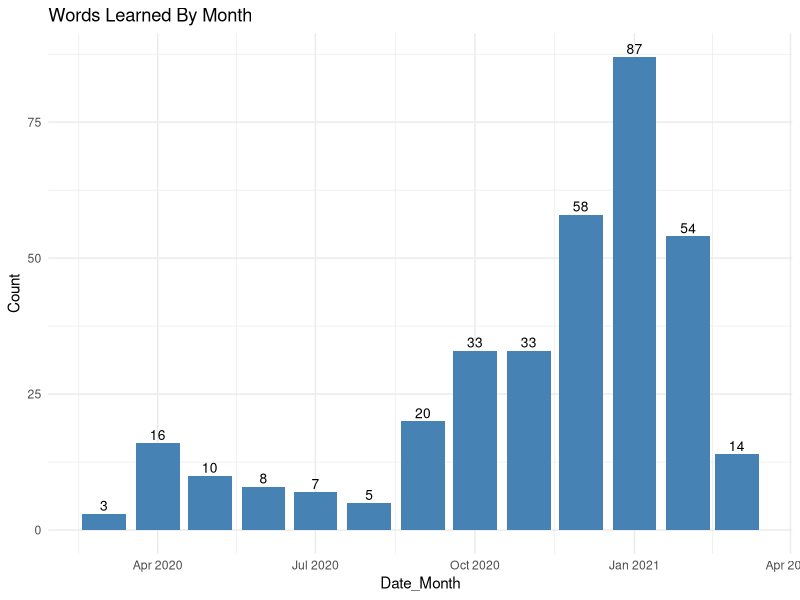
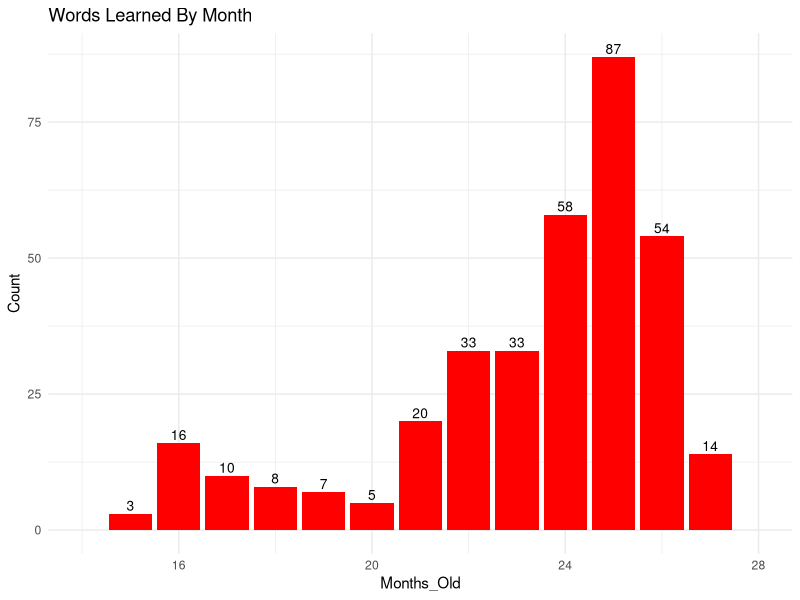
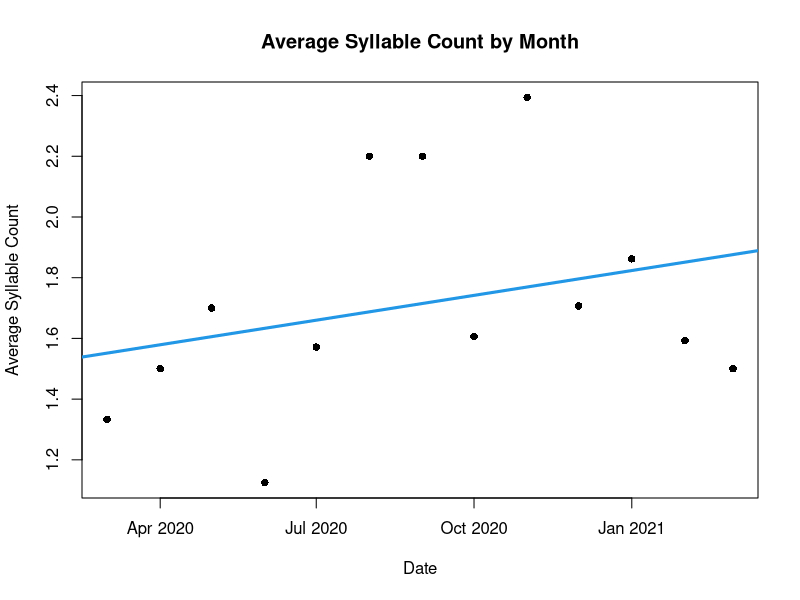
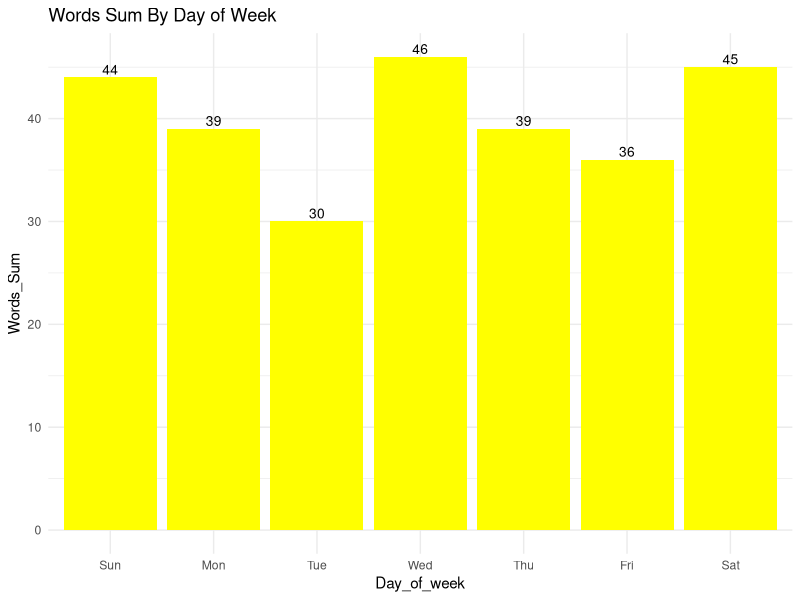
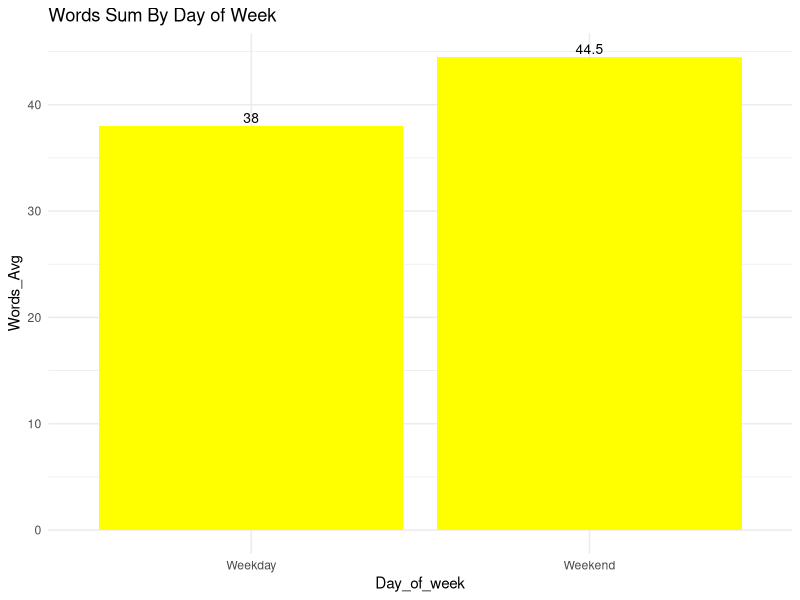

Reproduce these figures in R, in order.
## ---- chunk 1
library(readxl)
Raw_Data <- read_excel("Raw Data.xlsx", col_types = c("text","text"))
## ---- chunk 2
head(Raw_Data,4)
tail(Raw_Data,4)
## ---- chunk 3
library(dplyr)
library(stringr)
## ---- chunk 4
df<-Raw_Data%>%
  mutate(Word=str_replace_all(Word,'[0-9]|/|-',""))
head(df,4)
tail(df,4)
## ---- chunk 5
df<-df%>%
  mutate(Date=as.Date(Date,"%m/%d/%Y"))
head(df,5)
tail(df,5)
## ---- chunk 6
library(zoo)
## ---- chunk 7
df<-df%>%mutate(Date=as.Date(na.approx(df$Date, na.rm = FALSE)))
head(df,5)
## ---- chunk 8
library(ggplot2)
library(lubridate)
## ---- chunk 9

df.month<-df%>%
  mutate(Date_Month=floor_date(Date,"months"))%>%
  group_by(Date_Month)%>%
  summarize(Count=n())
df.month
## ---- chunk 10
ggplot(df.month, aes(x=Date_Month,y=Count)) +
  geom_bar(stat='identity', fill="steelblue")+
  geom_text(aes(label=Count), vjust=-0.3, size=3.5)+
  ggtitle("Words Learned By Month")+
  theme_minimal()
## ---- chunk 11
df.month<-df.month%>%
  mutate(Months_Old=interval(ymd(as.Date("2018-12-01"))
                             ,ymd(Date_Month)) %/% months(1))

xlim_max.months_old<-max(df.month$Months_Old,na.rm = TRUE)+1
xlim_min.months_old<-min(df.month$Months_Old,na.rm = TRUE)-1
## ---- chunk 12
ggplot(df.month, aes(x=Months_Old,y=Count)) +
  geom_bar(stat='identity', fill="red")+
  geom_text(aes(label=Count), vjust=-0.3, size=3.5)+
  ggtitle("Words Learned By Month")+
  theme_minimal() +
  scale_x_continuous(limits=c(xlim_min.months_old,xlim_max.months_old))
## ---- chunk 13
word<-"sasqouthanbeek"

count_syllables<-function(word) {
  str_count(word,'[a,e,i,o,u]')-
  str_count(word,'ai')-
  str_count(word,'ay')-
  str_count(word,'ee')-
  str_count(word,'ea')-
  str_count(word,'oa ')-
  str_count(word,'ou')-
  str_count(word,'oe')
}

count_syllables(word)
## ---- chunk 14
df_syllable<-df%>%
  mutate(SyllableCount=count_syllables(tolower(Word)))
head(df_syllable)
tail(df_syllable)
## ---- chunk 15
df_syllable<-df_syllable%>%
  mutate(loc_bracket = str_locate( Word,c('\\['))[,'start'])%>%
  mutate(loc_parentheses = str_locate( Word,c('\\('))[,'start'])%>%
  rowwise()%>%
  mutate(loc_first=case_when(is.na(loc_bracket)==FALSE |
                               is.na(loc_parentheses)==FALSE ~
    min(c(loc_bracket,loc_parentheses),na.rm = TRUE)))%>%
  mutate(Word_cleaned=case_when(is.na(loc_first)==TRUE~Word
                          ,TRUE~substr(Word,1,loc_first-1)))%>%
  select(-loc_bracket,-loc_parentheses)

print(df_syllable%>%filter(is.na(loc_first)==FALSE)%>%tail())
## ---- chunk 16
df_syllable<-df_syllable%>%
  mutate(SyllableCount=count_syllables(tolower(Word_cleaned)))%>%
  mutate(SyllableCount=case_when(SyllableCount==0 ~ as.integer(1)
                                 , TRUE ~ SyllableCount ))

print(df_syllable%>%filter(is.na(loc_first)==FALSE)%>%tail())
## ---- chunk 17
df_syllable.month<-df_syllable%>%
  mutate(Date_Month=floor_date(Date,"months"))%>%
  group_by(Date_Month)%>%
  summarize(SyllableCount_Avg=mean(SyllableCount))

model_lm<-lm(df_syllable.month$SyllableCount_Avg ~ df_syllable.month$Date_Month)
summary(model_lm)  
## ---- chunk 18
plot(df_syllable.month$Date_Month, 
     df_syllable.month$SyllableCount_Avg,
     pch = 16,
     xlab="Date",
     ylab="Average Syllable Count",
     main="Average Syllable Count by Month")
abline(model_lm,col = 4, lwd = 3)
## ---- chunk 19
df.dayofweek<-df%>%
  mutate(Day_of_week=wday(Date, label=TRUE))%>%
  filter(Date >= "2020-10-01")

tail(df.dayofweek%>%select(Date,Day_of_week))
## ---- chunk 20
df.dayofweek_summed<-df.dayofweek%>%
  group_by(Day_of_week)%>%
  summarize(Words_Sum=n())

ggplot(df.dayofweek_summed, aes(x=Day_of_week,y=Words_Sum)) +
  geom_bar(stat='identity', fill="Yellow")+
  geom_text(aes(label=Words_Sum), vjust=-0.3, size=3.5)+
  ggtitle("Words Sum By Day of Week")+
  theme_minimal()
## ---- chunk 21
df.dayofweek_summed%>%
  mutate(Day_of_week=case_when(Day_of_week %in% c('Sat','Sun')~'Weekend',
                               TRUE ~ 'Weekday'))%>%
  group_by(Day_of_week)%>%
  summarize(Words_Avg=mean(Words_Sum))%>%
ggplot(aes(x=Day_of_week,y=Words_Avg)) +
  geom_bar(stat='identity', fill="Yellow")+
  geom_text(aes(label=Words_Avg), vjust=-0.3, size=3.5)+
  ggtitle("Words Sum By Day of Week")+
  theme_minimal()
